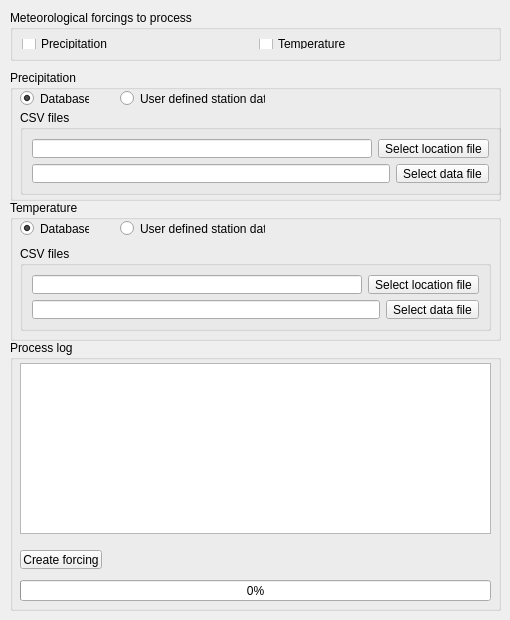
   <widget class="QWidget" name="meteoTab">
    <attribute name="title">
     <string>Meteorological forcing</string>
    </attribute>
    <widget class="QGroupBox" name="forcingGroupBox">
     <property name="geometry">
      <rect>
       <x>10</x>
       <y>10</y>
       <width>491</width>
       <height>51</height>
      </rect>
     </property>
     <property name="title">
      <string>Meteorological forcings to process</string>
     </property>
     <property name="flat">
      <bool>true</bool>
     </property>
     <layout class="QHBoxLayout" name="horizontalLayout_17">
      <item>
       <widget class="QCheckBox" name="precFlagCheckBox">
        <property name="text">
         <string>Precipitation</string>
        </property>
        <property name="checked">
         <bool>false</bool>
        </property>
       </widget>
      </item>
      <item>
       <widget class="QCheckBox" name="tempFlagCheckBox">
        <property name="text">
         <string>Temperature</string>
        </property>
        <property name="checked">
         <bool>false</bool>
        </property>
       </widget>
      </item>
     </layout>
    </widget>
    <widget class="QGroupBox" name="precGroupBox">
     <property name="geometry">
      <rect>
       <x>10</x>
       <y>70</y>
       <width>491</width>
       <height>131</height>
      </rect>
     </property>
     <property name="title">
      <string>Precipitation</string>
     </property>
     <property name="flat">
      <bool>true</bool>
     </property>
     <widget class="QRadioButton" name="precDBRadioButton">
      <property name="geometry">
       <rect>
        <x>10</x>
        <y>20</y>
        <width>69</width>
        <height>17</height>
       </rect>
      </property>
      <property name="text">
       <string>Database</string>
      </property>
      <property name="checked">
       <bool>true</bool>
      </property>
     </widget>
     <widget class="QGroupBox" name="precFilesGroupBox">
      <property name="geometry">
       <rect>
        <x>10</x>
        <y>40</y>
        <width>481</width>
        <height>85</height>
       </rect>
      </property>
      <property name="title">
       <string>CSV files</string>
      </property>
      <layout class="QGridLayout" name="gridLayout_5">
       <item row="0" column="0">
        <layout class="QVBoxLayout" name="verticalLayout_6">
         <item>
          <layout class="QHBoxLayout" name="horizontalLayout_18">
           <item>
            <widget class="QLineEdit" name="precLocFileLineEdit">
             <property name="readOnly">
              <bool>true</bool>
             </property>
            </widget>
           </item>
           <item>
            <widget class="QToolButton" name="precLocToolButton">
             <property name="text">
              <string>Select location file</string>
             </property>
            </widget>
           </item>
          </layout>
         </item>
         <item>
          <layout class="QHBoxLayout" name="horizontalLayout_19">
           <item>
            <widget class="QLineEdit" name="precDataFileLineEdit">
             <property name="readOnly">
              <bool>true</bool>
             </property>
            </widget>
           </item>
           <item>
            <widget class="QToolButton" name="precDataToolButton">
             <property name="text">
              <string>Select data file</string>
             </property>
            </widget>
           </item>
          </layout>
         </item>
        </layout>
       </item>
      </layout>
     </widget>
     <widget class="QRadioButton" name="precCSVRadioButton">
      <property name="geometry">
       <rect>
        <x>110</x>
        <y>20</y>
        <width>145</width>
        <height>17</height>
       </rect>
      </property>
      <property name="text">
       <string>User defined station data</string>
      </property>
     </widget>
    </widget>
    <widget class="QGroupBox" name="processLog4GroupBox">
     <property name="geometry">
      <rect>
       <x>10</x>
       <y>340</y>
       <width>491</width>
       <height>271</height>
      </rect>
     </property>
     <property name="title">
      <string>Process log</string>
     </property>
     <property name="flat">
      <bool>true</bool>
     </property>
     <widget class="QTextEdit" name="processLog4TextEdit">
      <property name="geometry">
       <rect>
        <x>10</x>
        <y>23</y>
        <width>471</width>
        <height>171</height>
       </rect>
      </property>
      <property name="readOnly">
       <bool>true</bool>
      </property>
     </widget>
     <widget class="QProgressBar" name="forcingProgressBar">
      <property name="geometry">
       <rect>
        <x>10</x>
        <y>240</y>
        <width>471</width>
        <height>21</height>
       </rect>
      </property>
      <property name="value">
       <number>0</number>
      </property>
     </widget>
     <widget class="QToolButton" name="forcingToolButton">
      <property name="geometry">
       <rect>
        <x>10</x>
        <y>210</y>
        <width>82</width>
        <height>19</height>
       </rect>
      </property>
      <property name="text">
       <string>Create forcing</string>
      </property>
     </widget>
    </widget>
    <widget class="QGroupBox" name="tempGroupBox">
     <property name="geometry">
      <rect>
       <x>10</x>
       <y>200</y>
       <width>491</width>
       <height>141</height>
      </rect>
     </property>
     <property name="title">
      <string>Temperature</string>
     </property>
     <property name="flat">
      <bool>true</bool>
     </property>
     <widget class="QRadioButton" name="tempDBRadioButton">
      <property name="geometry">
       <rect>
        <x>10</x>
        <y>20</y>
        <width>69</width>
        <height>17</height>
       </rect>
      </property>
      <property name="text">
       <string>Database</string>
      </property>
      <property name="checked">
       <bool>true</bool>
      </property>
     </widget>
     <widget class="QRadioButton" name="tempCSVRadioButton">
      <property name="geometry">
       <rect>
        <x>110</x>
        <y>20</y>
        <width>145</width>
        <height>17</height>
       </rect>
      </property>
      <property name="text">
       <string>User defined station data</string>
      </property>
     </widget>
     <widget class="QGroupBox" name="tempFilesGroupBox">
      <property name="geometry">
       <rect>
        <x>10</x>
        <y>46</y>
        <width>471</width>
        <height>85</height>
       </rect>
      </property>
      <property name="title">
       <string>CSV files</string>
      </property>
      <layout class="QGridLayout" name="gridLayout_2">
       <item row="0" column="0">
        <layout class="QVBoxLayout" name="verticalLayout_7">
         <item>
          <layout class="QHBoxLayout" name="horizontalLayout_20">
           <item>
            <widget class="QLineEdit" name="tempLocFileLineEdit">
             <property name="readOnly">
              <bool>true</bool>
             </property>
            </widget>
           </item>
           <item>
            <widget class="QToolButton" name="tempLocToolButton">
             <property name="text">
              <string>Select location file</string>
             </property>
            </widget>
           </item>
          </layout>
         </item>
         <item>
          <layout class="QHBoxLayout" name="horizontalLayout_21">
           <item>
            <widget class="QLineEdit" name="tempDataFileLineEdit">
             <property name="readOnly">
              <bool>true</bool>
             </property>
            </widget>
           </item>
           <item>
            <widget class="QToolButton" name="tempDataToolButton">
             <property name="text">
              <string>Select data file</string>
             </property>
            </widget>
           </item>
          </layout>
         </item>
        </layout>
       </item>
      </layout>
     </widget>
    </widget>
   </widget>
